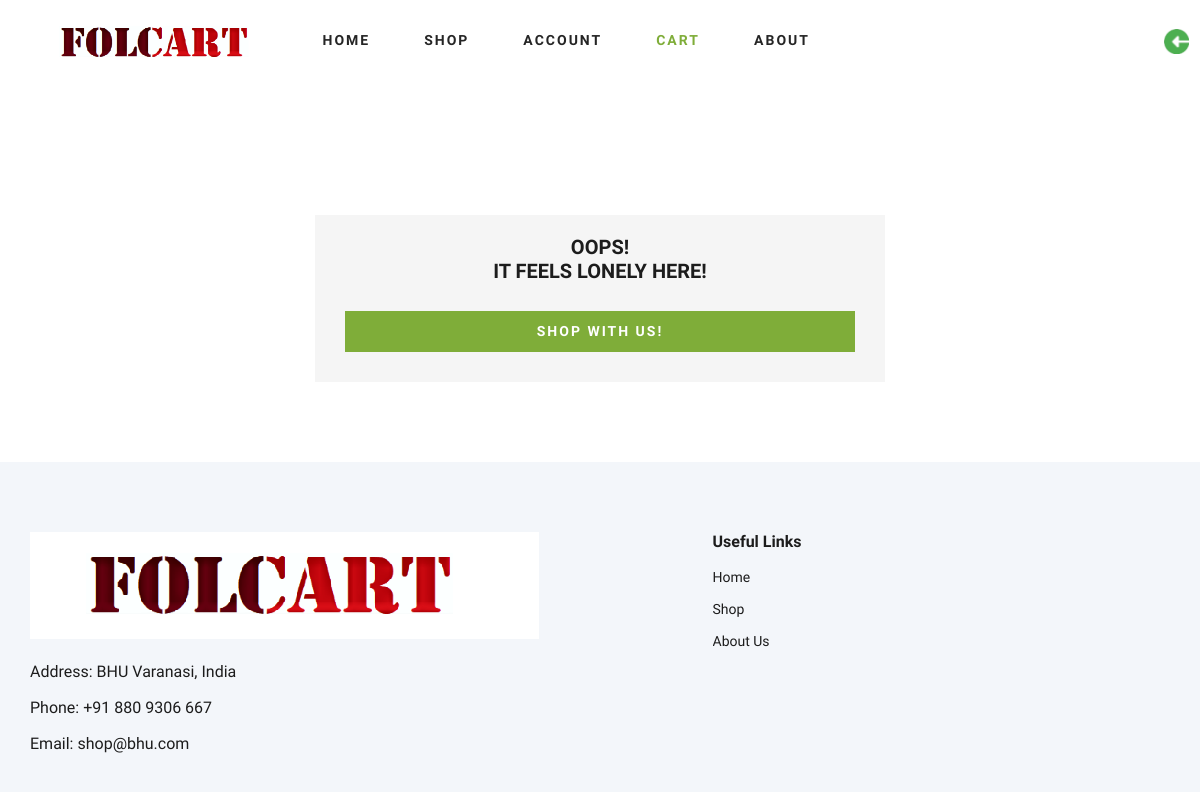
Before: /shoppingcart/ (signed in) with the older database file.
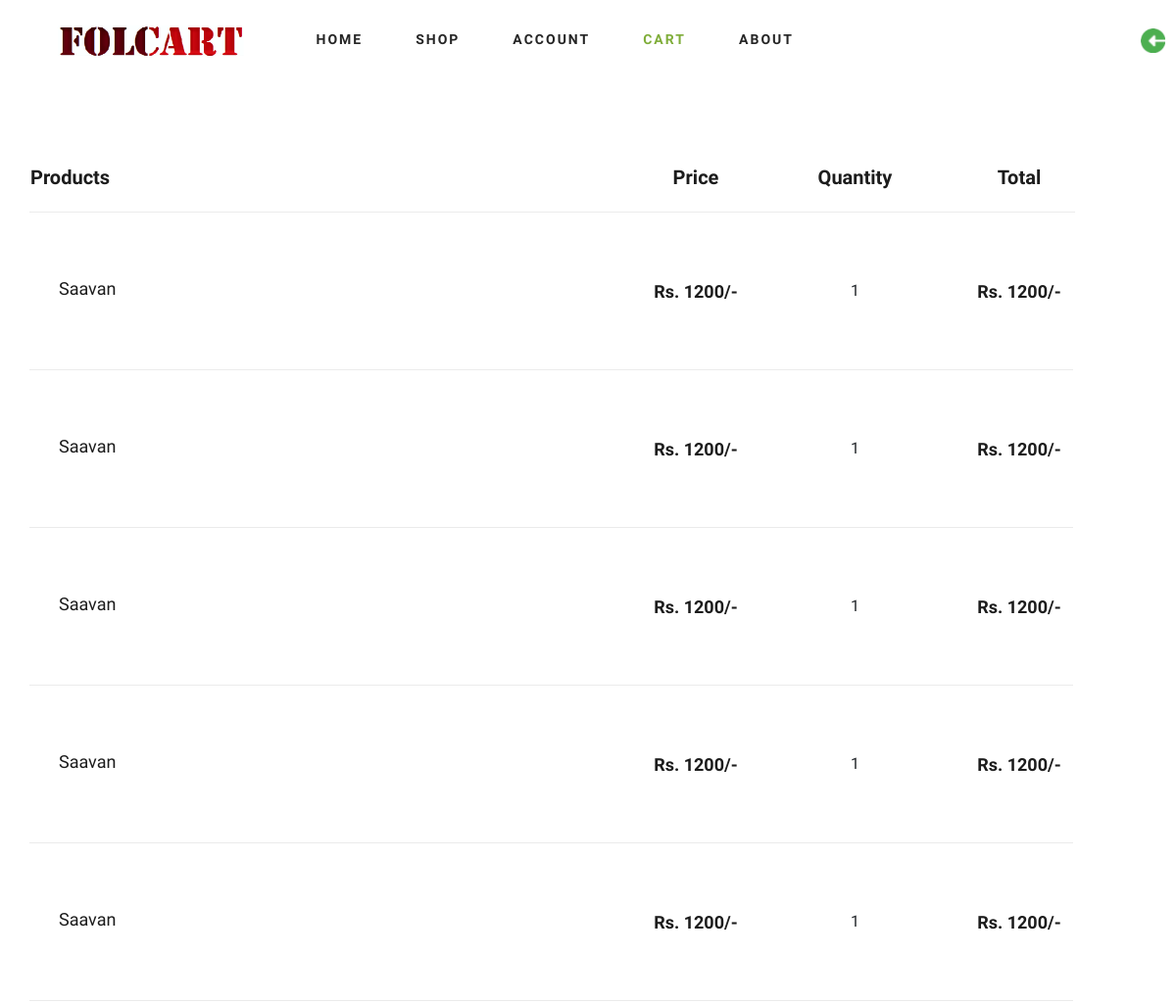
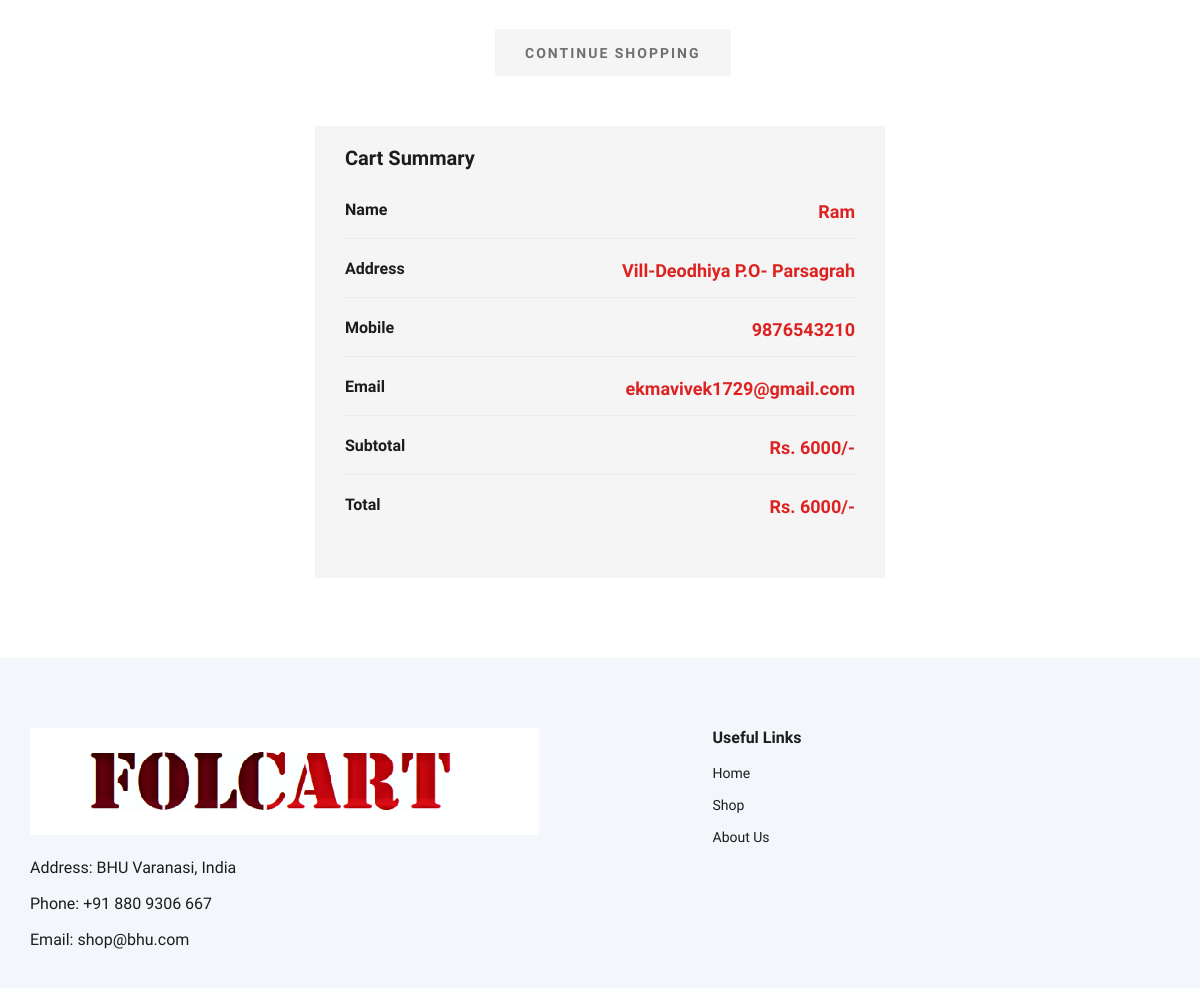
After: the same page with the newer database file (2 pictures, top to bottom).
### website/models.py (models this page shows, shortened)
class ShoppingCart(models.Model):
	productid = models.ForeignKey(Product, on_delete = models.CASCADE, null = True, blank = True)
	quantity = models.IntegerField(default = 1)
	totalAmount = models.CharField(max_length = 20, null = True, blank = True)
	sessionid = models.ForeignKey(SessionMaster, on_delete = models.CASCADE, null = True, blank = True)
	ordermasterid = models.ForeignKey(OrderMaster, on_delete = models.CASCADE, null = True, blank = True)

class Product(models.Model):
	name = models.CharField(max_length=100, null= True, blank = True)
	categories = models.ForeignKey(Categories, on_delete = models.CASCADE, null = True, blank = True)
	mrp = models.CharField(max_length=10, null= True, blank = True)
	ship = models.ForeignKey(ShipTime, on_delete = models.CASCADE, null = True, blank = True)
	imageurl = models.URLField(null = True, blank = True)

class MyUser(models.Model):
	user = models.OneToOneField(User, on_delete = models.CASCADE, null = True, blank = True)
	mobile = models.CharField(max_length=10, null = True, blank = True)
	address = models.CharField(max_length=500, null = True, blank = True)
	account_type = models.CharField(max_length = 100, null = True, blank = True)

### website/views.py (the view)
# urls.py: path('shoppingcart/',views.shopcart),
@login_required(login_url='/login')
def shopcart(request):
	user = request.user
	myuser = MyUser.objects.get(user = user)
	try:
		sessionId = SessionMaster.objects.get(userid = myuser)
		productsToCart = ShoppingCart.objects.filter(sessionid = sessionId)
		total_cost = 0
		for x in productsToCart:
			total_cost += int(x.totalAmount)
		return render(request, 'shopping-cart.html',{'myuser':myuser,'total_cost':total_cost, 'sessionId':sessionId,'products':productsToCart})
	except:
		return render(request, 'shopping-cart.html')

### templates/shopping-cart.html (shortened to what the changed rows need)
<!DOCTYPE html>
<html lang="zxx">
<head>
    <link rel="stylesheet" href="../static/css/bootstrap.min.css" type="text/css">
    <link rel="stylesheet" href="../static/css/font-awesome.min.css" type="text/css">
    <link rel="stylesheet" href="../static/css/elegant-icons.css" type="text/css">
    <link rel="stylesheet" href="../static/css/nice-select.css" type="text/css">
    <link rel="stylesheet" href="../static/css/jquery-ui.min.css" type="text/css">
    <link rel="stylesheet" href="../static/css/owl.carousel.min.css" type="text/css">
    <link rel="stylesheet" href="../static/css/slicknav.min.css" type="text/css">
    <link rel="stylesheet" href="../static/css/style.css" type="text/css">
</head>
<body>
    {% if products %}
    <section class="shoping-cart spad">
        <div class="container">
            <div class="row">
                <form method="post" action="">{% csrf_token %}
                <div class="col-lg-12">
                    <div class="shoping__cart__table">
                        <table>
                            <thead>
                                <tr>
                                    <th class="shoping__product">Products</th>
                                    <th>Price</th>
                                    <th>Quantity</th>
                                    <th>Total</th>
                                    <th></th>
                                </tr>
                            </thead>
                                {% for prod in products %}
                            <tbody>
                                <tr>
                                    <td class="shoping__cart__item">
                                        <h5>{{prod.productid.name}}</h5>
                                    </td>
                                    <td class="shoping__cart__price">
                                        Rs. {{prod.productid.mrp}}/-
                                    </td>
                                    <td class="shoping__cart__quantity">
                                        {{prod.quantity}}
                                    </td>
                                    <td class="shoping__cart__total">
                                        Rs. {{prod.totalAmount}}/-
                                    </td>
                                </tr>
                            </tbody>
                                {% endfor %}
                        </table>
                    </div>
                </div>
            </div>
            <div class="row">
                <div class="col-lg-12" style="padding-left: 480px;">
                    <div class="shoping__cart__btns">
                        <a href="/products/" class="primary-btn cart-btn">CONTINUE SHOPPING</a>
                    </div>
                </div>
                <div class="col-lg-12" style="padding-left: 300px; padding-right: 300px;">
                    <div class="shoping__checkout">
                        <h5>Cart Summary</h5>
                        <ul>
                            <li>Name <span>{{myuser.user.first_name}}</span></li>
                            <li>Address <span>{{myuser.address}}</span></li>
                            <li>Mobile <span>{{myuser.mobile}}</span></li>
                            <li>Email <span>{{myuser.user.email}}</span></li>
                            <li>Subtotal <span>Rs. {{total_cost}}/-</span></li>
                            <li>Total <span>Rs. {{total_cost}}/-</span></li>
                        </ul>
                    </div>
                </div>
            </div></form>
            </div>
    </section>
    {% else %}
    <section class="shoping-cart spad">
        <div class="container">
            <div class="row">
                <div class="col-lg-12" style="padding-left: 300px; padding-right: 300px;">
                    <div class="shoping__checkout">
                        <h5 style="text-align: center;">OOPS!<br>IT FEELS LONELY HERE!</h5>
                        <a href="/products/" class="primary-btn">SHOP WITH US!</a>
                    </div>
                </div>
            </div></form>
            </div>
    </section>
    {% endif %}
</body>
</html>

Changed rows visible on the page:
added ShoppingCart: productid.name "Saavan", productid.mrp "1200", quantity "1", totalAmount "1200"
added ShoppingCart: productid.name "Saavan", productid.mrp "1200", quantity "1", totalAmount "1200"
added ShoppingCart: productid.name "Saavan", productid.mrp "1200", quantity "1", totalAmount "1200"
added ShoppingCart: productid.name "Saavan", productid.mrp "1200", quantity "1", totalAmount "1200"
added ShoppingCart: productid.name "Saavan", productid.mrp "1200", quantity "1", totalAmount "1200"
now on this page (row unchanged): MyUser: user.first_name "Ram", address "Vill-Deodhiya P.O- Parsagrah", mobile "9876543210", user.email "ekmavivek1729@gmail.com"
Other visible differences:
{{ total_cost }}: (not shown) → "6000"
text no longer shown: "OOPS! IT FEELS LONELY HERE! SHOP WITH US!"
text now shown: "Products Price Quantity Total CONTINUE SHOPPING Cart Summary Name Address Mobile Email Subtotal Rs. /- Total Rs. /-"
